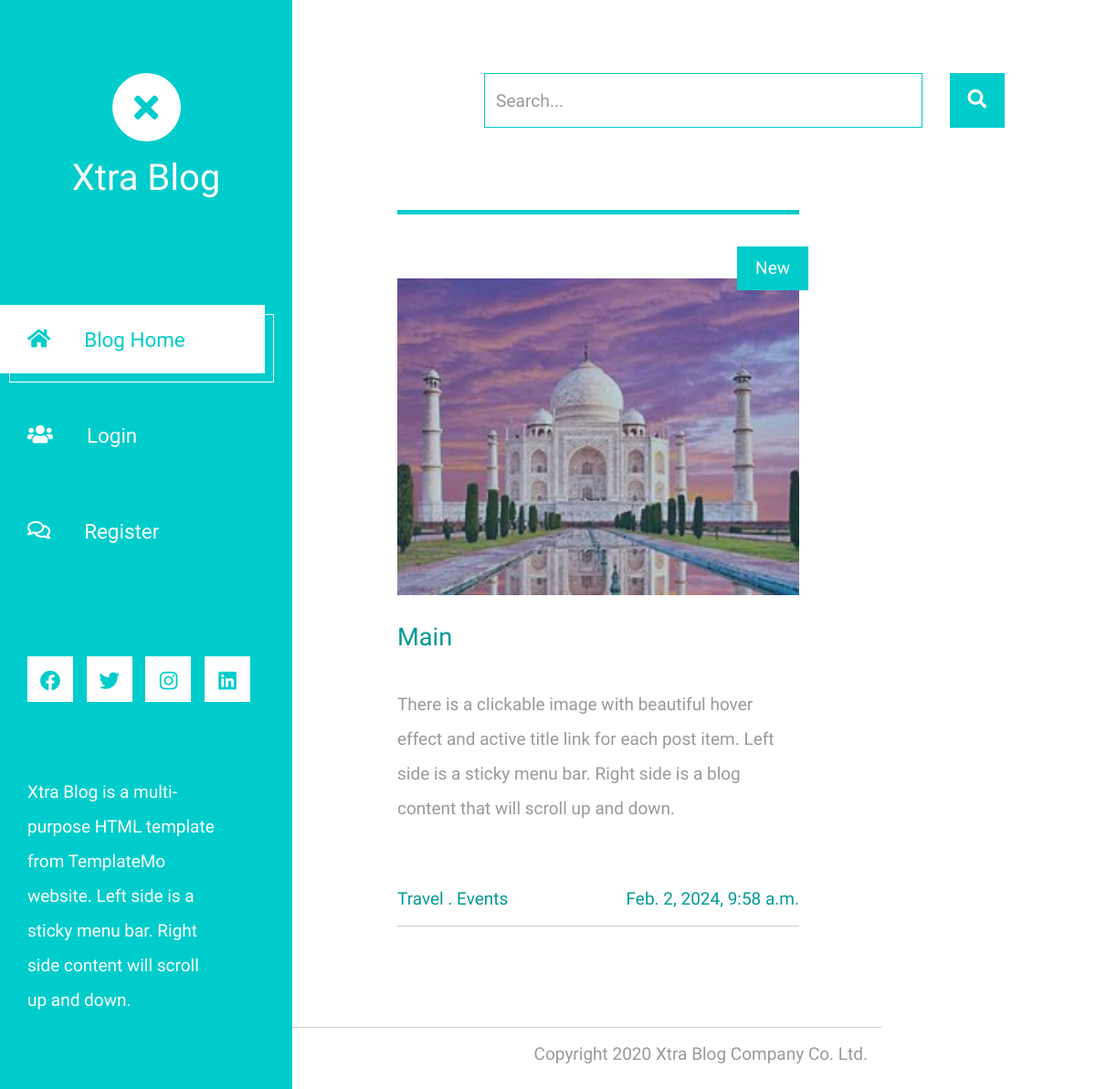
The app's page /show/4 with its own data.
### app/models.py (models this page shows, shortened)
class Post(models.Model):
    title=models.CharField(max_length=100)
    content=models.TextField(max_length=500)
    image=models.ImageField(upload_to="image")
    create_at=models.DateTimeField(auto_now_add=True)

### app/views.py (the view)
# urls.py: path("show/<int:id>",views.show,name="show"),
def show(request,id):
    post = Post.objects.get(id=id)
    return render(request,"show.html",{"post":post})

### app/templates/show.html (shortened to what this page needs)
{% extends 'theme.html' %}
{% load static %}
{%load crispy_forms_tags %}
{% block content %}
<main class="tm-main">
    <div class="row tm-row">
        <div class="col-12">
            <form method="GET" class="form-inline tm-mb-80 tm-search-form">
                <input class="form-control tm-search-input" name="query" type="text" placeholder="Search..." aria-label="Search">
                <button class="tm-search-button" type="submit">
                    <i class="fas fa-search tm-search-icon" aria-hidden="true"></i>
                </button>
            </form>
        </div>
    </div>
<article class="col-12 col-md-6 tm-post">
    <hr class="tm-hr-primary">
    <a href="" class="effect-lily tm-post-link tm-pt-60">
        <div class="tm-post-link-inner">
            <img src="{{post.image.url}}" alt="Image" class="img-fluid">
        </div>
        <span class="position-absolute tm-new-badge">New</span>
        <h2 class="tm-pt-30 tm-color-primary tm-post-title">{{post.title}}</h2>
    </a>
    <p class="tm-pt-30">
       {{post.content}}
    </p>
    <div class="d-flex justify-content-between tm-pt-45">
        <span class="tm-color-primary">Travel . Events</span>
        <span class="tm-color-primary">{{post.create_at}}</span>
    </div>
    <hr>
</article>
</main>
{% endblock %}

### records on screen
Post: image (picture), title "Main", content "There is a clickable image with beautiful hover effect and active title link for each post item. Left side is a sticky menu bar. Right side is a blog content that will scroll up and down.", create_at "Feb. 2, 2024, 9:58 a.m."
